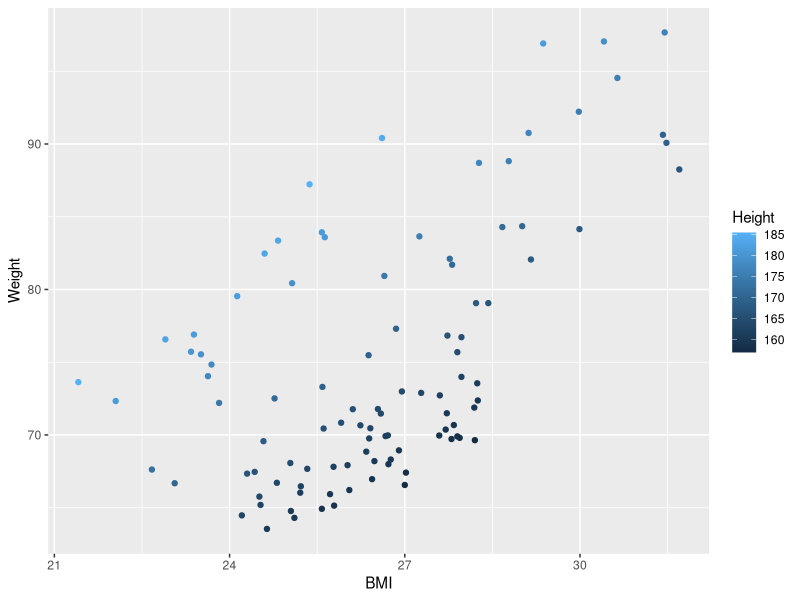
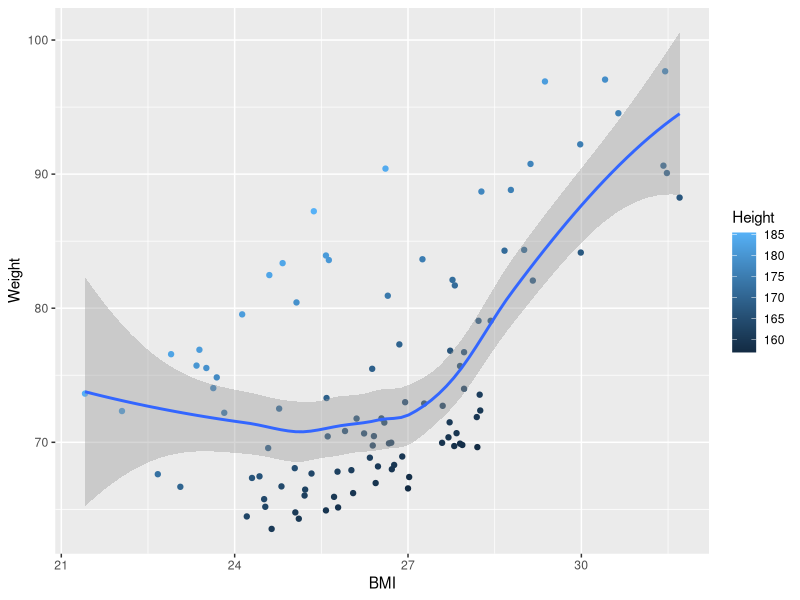
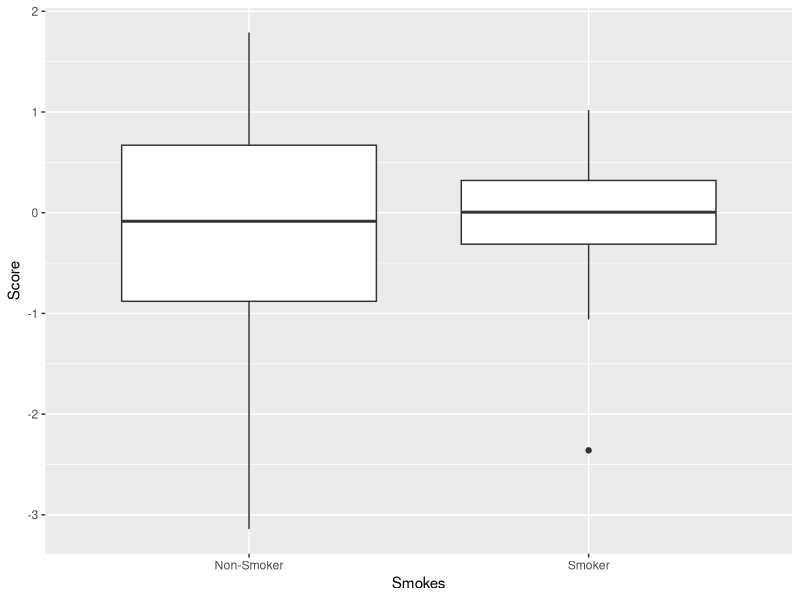
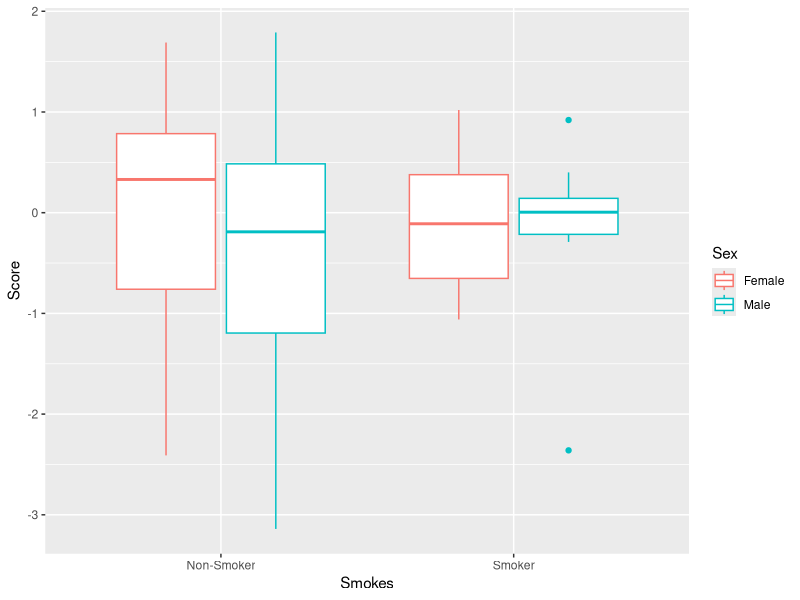
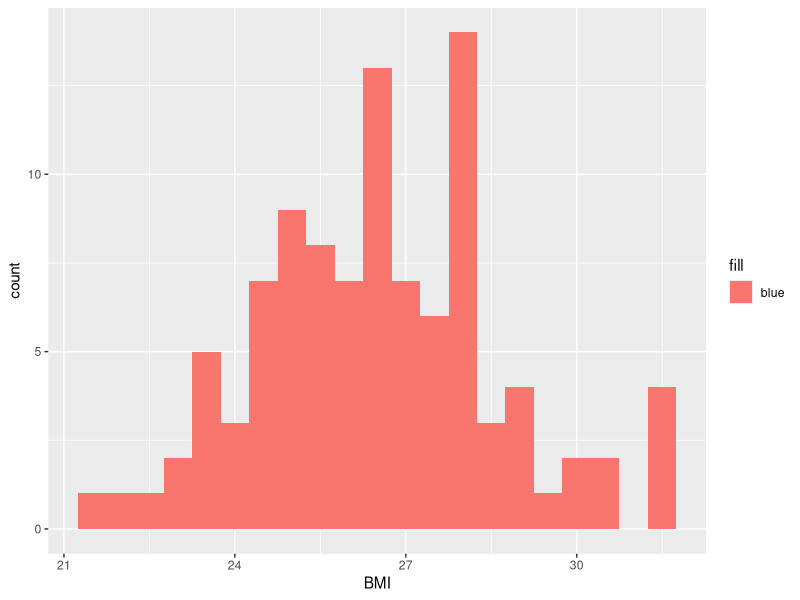
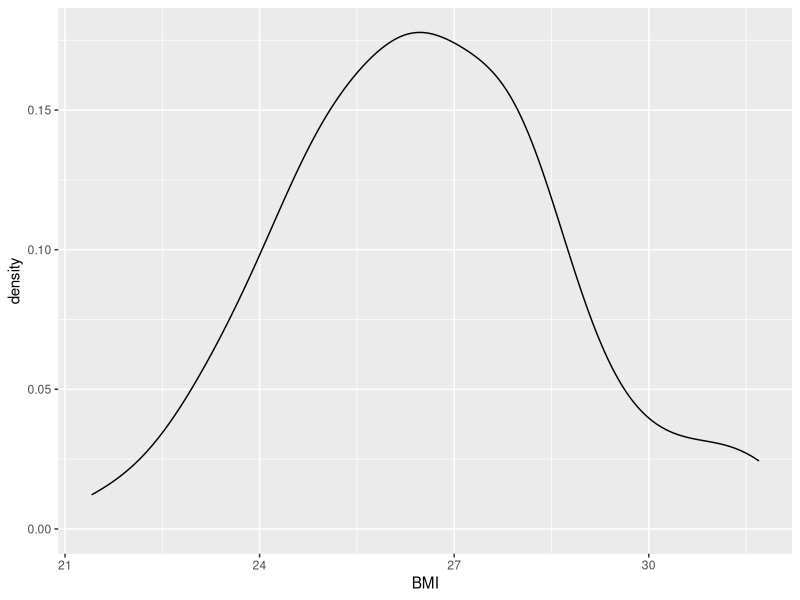

These charts were generated, in order, by the following R code:
## ---- chunk 1
library(ggplot2)

patients = read.table("patient-data-cleaned.txt", header=T, sep="\t", fill=T)

head(patients)
## ---- chunk 2
s = ggplot(data = patients, mapping = aes(x = BMI, y = Weight)) +
  geom_point(mapping = aes(color = Height))

s
## ---- chunk 3
s + geom_smooth()
## ---- chunk 4
ggplot(data = patients, mapping = aes(x = Smokes, y = Score)) +
  geom_boxplot()
## ---- chunk 5
ggplot(data = patients, mapping = aes(x = Smokes, y = Score)) +
  geom_boxplot(mapping = aes(color = Sex))
## ---- chunk 6
ggplot(data = patients, mapping = aes(x = BMI)) +
  geom_histogram(binwidth = 0.5, mapping = aes(fill = "blue"))
# I do not why it outputs as red 
## ---- chunk 7
ggplot(data = patients, mapping = aes(x = BMI)) +
  geom_density()
